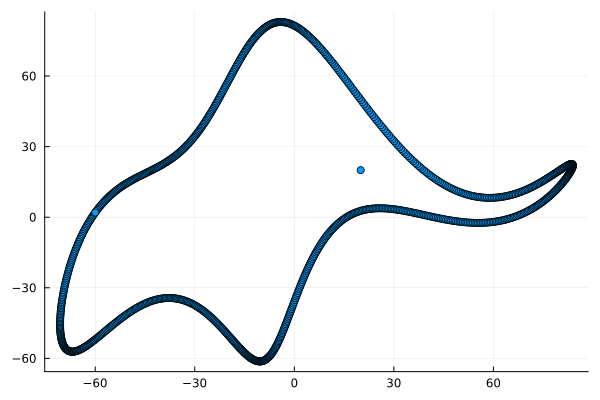

This chart was generated by the following Julia code:
using Pkg;
Pkg.activate(".")
using Plots

# elephant parameters
p1, p2, p3, p4 = (50 - 30im, 18 +  8im, 12 - 10im, -14 - 60im)
p5 = 40 + 20im # eyepiece

function fourier(t,C)
    f = zeros(size(t))
    A, B = real(C), imag(C)
    for k in 1:length(C)
        f .+= A[k].*cos.(k .*t) + B[k].*sin.(k .*t)
    end
    return f
end

function elephant(t, p1, p2, p3, p4, p5)
    npar = 6
    Cx = zeros(Complex, npar)
    Cy = zeros(Complex, npar)

    Cx[1] = real(p1)*1im
    Cx[2] = real(p2)*1im
    Cx[3] = real(p3)
    Cx[5] = real(p4)

    Cy[1] = imag(p4) + imag(p1)*1im
    Cy[2] = imag(p2)*1im
    Cy[3] = imag(p3)*1im

    x = push!(fourier(t,Cx), -imag(p5))
    y = push!(fourier(t,Cy), imag(p5))

    return x,y
end

x, y = elephant(collect(range(0, 2pi, length=1000)), p1, p2, p3, p4, p5)
plot(y, -x, seriestype = :scatter, legend=false)
